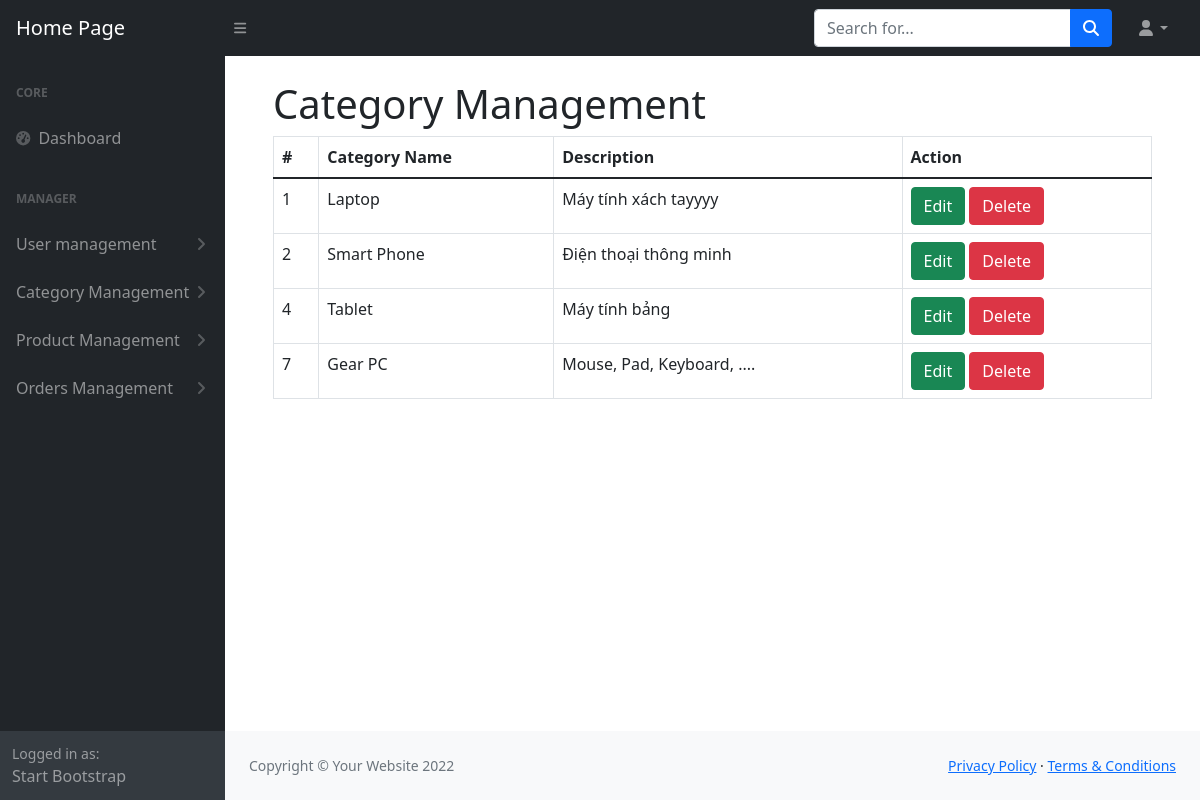
/admin/index.php?controller=category&action=index (signed in), run on the app's committed database.
### tables this page shows
CREATE TABLE `category` (
  `CategoryId` int(11) NOT NULL,
  `CategoryName` varchar(100) NOT NULL,
  `Description` varchar(250) DEFAULT NULL
);

### admin/controller/CategoryController.php (called while the page is built, shortened)
<?php
class CategoryController{
    public function index(){
        require_once "model/Category.php";
        $categories = (new Category())->getAllCategory();
        require_once "view/category/index.php";
    }
}

### admin/index.php (called while the page is built)
<?php
    require_once "route.php";

### admin/model/Connect.php (called while the page is built, shortened)
<?php
class Connect{
    public function connect(){
        $conn = mysqli_connect("localhost", "root", "", "simple_crud", 3366);
        return $conn;
    }
    public function select($sql){
        $conn = $this->connect();
        $result = mysqli_query($conn, $sql);
        return $result;
    }
}

### admin/model/Category.php (called while the page is built, shortened)
<?php
require_once "model/Connect.php";
require_once "model/CategoryObject.php";
class Category{
    public function getAllCategory(){
        $result = (new Connect())->select("Select * from category");
        $arr = [];
        foreach($result as $row){
            $cateObject = (new CategoryObject($row));
            $arr[] = $cateObject;
        }
        return $arr;
    }
}

### admin/model/CategoryObject.php (called while the page is built, shortened)
<?php
class CategoryObject{
    protected $categoryId;
    protected $categoryName;
    protected $description;
    public function __construct($row)
    {
        $this->categoryId = $row['CategoryId'] ?? '';
        $this->categoryName = $row['CategoryName'] ?? '';
        $this->description = $row['Description'] ?? '';
    }
    public function getCategoryId()
    {
        return $this->categoryId;
    }
    public function getCategoryName()
    {
        return $this->categoryName;
    }
    public function getDescription()
    {
        return $this->description;
    }
}

### admin/view/category/index.php (the view, shortened to what this page needs)
<!DOCTYPE html>
<html lang="en">
<head>
    <link href="https://cdn.jsdelivr.net/npm/simple-datatables@latest/dist/style.css" rel="stylesheet" />
    <link href="css/styles.css" rel="stylesheet" />
</head>
<body class="sb-nav-fixed">
    <?php require_once "partials/_nav.php" ?>
    <div id="layoutSidenav">
        <?php require_once "partials/_sidebar.php" ?>
        <div id="layoutSidenav_content">
            <main>
                <div class="container-fluid px-4">
                    <ol class="breadcrumb mb-4">
                        <div class="container-fluid px-4">
                            <h1 class="mt-4">Category Management</h1>
                            <table class="table table-bordered">
                                <thead>
                                    <tr>
                                        <th scope="col">#</th>
                                        <th scope="col">Category Name</th>
                                        <th scope="col">Description</th>
                                        <th scope="col">Action</th>
                                    </tr>
                                </thead>
                                <tbody>
                                    <?php foreach ($categories as $each) { ?>
                                        <tr>
                                            <td><?php echo $each->getCategoryId(); ?></td>
                                            <td><?php echo $each->getCategoryName(); ?></td>
                                            <td><?php echo $each->getDescription(); ?></td>
                                            <td>
                                                <a href="?controller=category&action=edit&id=<?php echo $each->getCategoryId() ?>" class="btn btn-success">Edit</a>
                                                <a href="?controller=category&action=delete&id=<?php echo $each->getCategoryId() ?>" class="btn btn-danger">Delete</a>
                                            </td>
                                        </tr>
                                    <?php  } ?>
                                </tbody>
                            </table>
                        </div>
                    </ol>
                </div>
            </main>
            <?php require_once "partials/_footer.php" ?>
        </div>
    </div>
</body>
</html>

### data on the page
category: CategoryId "1", CategoryName "Laptop", Description "Máy tính xách tayyyy"
category: CategoryId "2", CategoryName "Smart Phone", Description "Điện thoại thông minh"
category: CategoryId "4", CategoryName "Tablet", Description "Máy tính bảng"
category: CategoryId "7", CategoryName "Gear PC", Description "Mouse, Pad, Keyboard, ...."
